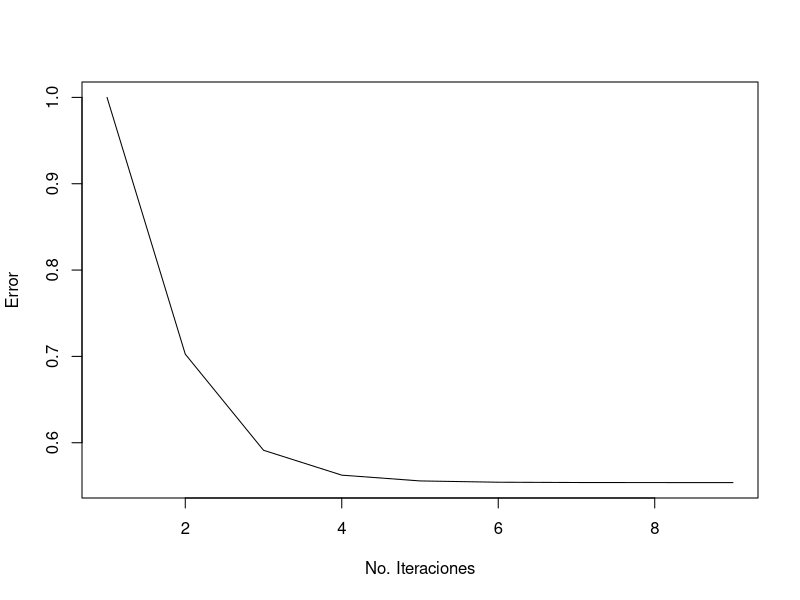
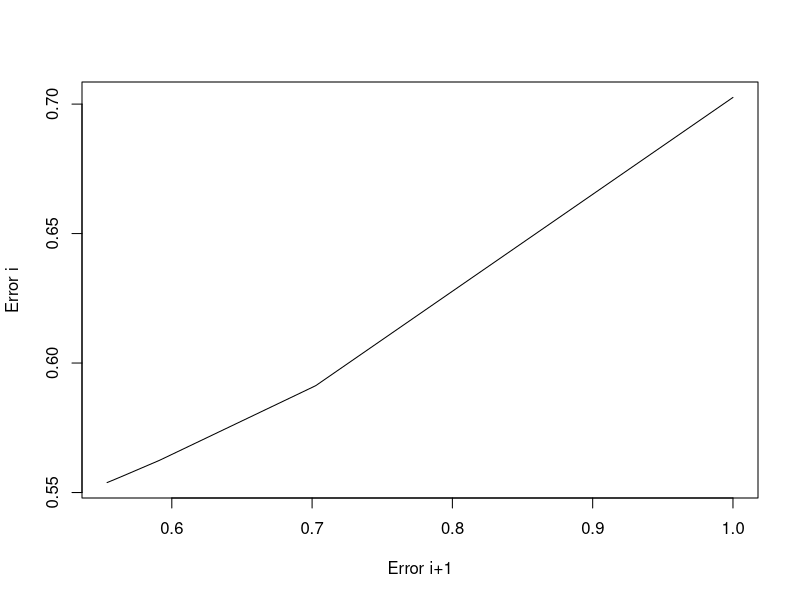

Reproduce these figures in R, in order.
RegulaFalsi= function(f, x0, x1, maxiter, tol)
{
  f0 = f(x0)
  f1 = f(x1)
  Iteraciones = c()
  Errores = c()
  Errori = c()
  Errorj = c()
  i = 1
  last = x1
  cat(formatC(c("i","x_i","f(x)","Error est."), width = -15, format = "f", flag = " "),"\n")
  while(i <= maxiter)
  {
    x2 =(x0*f1-x1*f0)/(f1-f0)
    f2 = f(x2)
    if(abs(f2)<= tol)
    {
      break
    }
    Iteraciones = c(Iteraciones, i)
    Error = abs(x1 - x0)
    Errores = c(Errores, Error)
    if(sign(f2) == sign(f0))
    {
      x0 = x2
      last = x2
      f0 = f2
    }
    else
    {
      x1 = x2
      last = x2
      f1 = f2
    }
    cat(formatC( c(i,x2,f(x2),Error), digits = 8, width = -15, format = "f", flag = " "), "\n")
    i = i+1
  }
  cat("Cero de funcion: ", x2, " con error <=", abs(x2 - last), "Iteraciones: ", i)
  plot(Iteraciones,Errores, type = "l", xlab = "No. Iteraciones",ylab="Error")
  #Errores Ei vs Ei+1
  for(b in 1:i){
    if(b!=i){
      Errori[b]=Errores[b]
      Errorj[b]=Errores[b+1]  
    }
  }
  plot(Errori,Errorj, type = "l", xlab = "Error i+1",ylab="Error i")
}
f = function(x) exp(x)-pi*x;
RegulaFalsi(f,0,1,1000,1e-6)